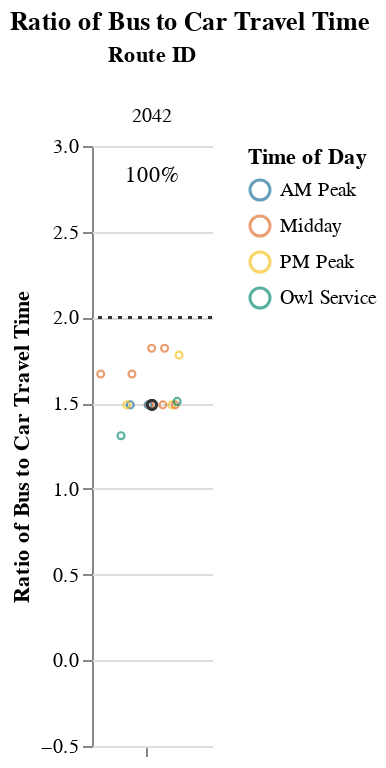
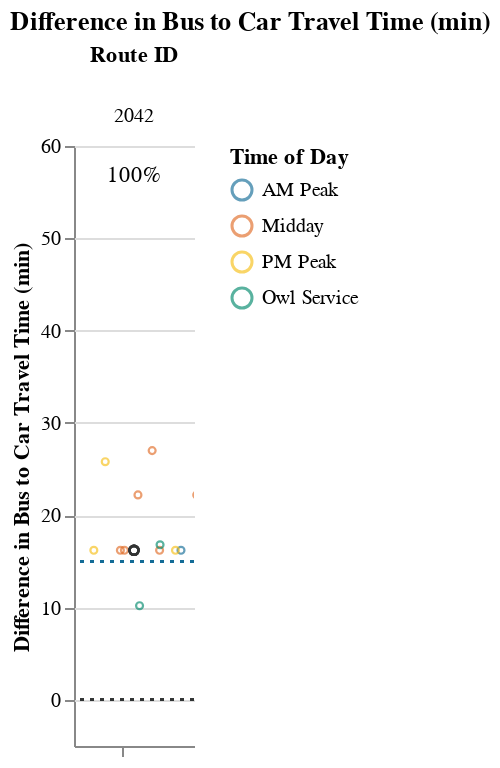

Notebook code cell kept with these figures, in order:
### Markdown cell above
## Viable Competitive Routes
### Short Routes (< 1 hr)

### Code cell
# Allow for possibility that operator doesn't have routes that fall into certain route_groups
# But, jupyterbook will not like markdown with f-string
# separate out route_group and put in each cell, and use try/except + if to display...
# but all 3 route groups must be displayed. just add sentence about why no routes were returned at the end
route_group = "short"
try:
    subset_routes, mult, diff  = setup_charts(df, PCT_COMPETITIVE_THRESHOLD, route_group)
    
    if len(subset_routes) > 0:
        display(
            Markdown(
                f"{CAPTIONS_DICT[route_group]}"
                "Within each route group, routes are sorted in descending order "
                "by % competitive trips and # trips below the additional time cut-off."
            )
        )

        display(mult)
        display(diff)
except:
    print("No routes meet this criteria.")

### Figure 1 — Vega-Lite specification as saved in the notebook (floating-point values rounded to 4 significant figures)
{"config": {"view": {"continuousWidth": 400, "continuousHeight": 300, "stroke": null}, "facet": {"spacing": 0}}, "data": {"name": "data-91b117118679dae3268d3cad8e5c0484"}, "facet": {"column": {"field": "route_id", "sort": ["2042"], "title": "Route ID", "type": "nominal"}}, "spec": {"layer": [{"mark": {"type": "point", "opacity": 0.65, "size": 12, "strokeWidth": 1.1}, "encoding": {"color": {"field": "time_of_day", "scale": {"range": ["#136C97", "#E16B26", "#F6BF16", "#00896B", "#7790A3", "#5B559C"]}, "sort": ["AM Peak", "Midday", "PM Peak", "Owl Service"], "title": "Time of Day", "type": "nominal"}, "tooltip": [{"field": "route_id", "type": "nominal"}, {"field": "trip_id", "type": "nominal"}, {"field": "service_hours", "type": "quantitative"}, {"field": "car_duration_hours", "type": "quantitative"}, {"field": "bus_multiplier", "type": "quantitative"}, {"field": "bus_difference", "type": "quantitative"}, {"field": "num_trips", "type": "quantitative"}, {"field": "num_competitive", "type": "quantitative"}, {"field": "pct_trips_competitive", "type": "quantitative"}, {"field": "p25", "type": "quantitative"}, {"field": "p50", "type": "quantitative"}, {"field": "p75", "type": "quantitative"}], "x": {"axis": {"grid": false, "labels": false, "ticks": true, "values": [0]}, "field": "jitter", "scale": {}, "title": null, "type": "quantitative"}, "y": {"field": "bus_multiplier", "scale": {"domain": [-0.25, 2.8]}, "title": "Ratio of Bus to Car Travel Time", "type": "quantitative"}}, "selection": {"selector001": {"type": "interval", "bind": "scales", "encodings": ["x", "y"]}}, "transform": [{"calculate": "sqrt(-2*log(random()))*cos(2*PI*random())", "as": "jitter"}], "width": 60}, {"layer": [{"mark": {"type": "point", "opacity": 0.6, "size": 20, "strokeWidth": 1.3}, "encoding": {"color": {"value": "#323434"}, "y": {"field": "bus_multiplier", "type": "quantitative"}}, "transform": [{"filter": "(datum.p50_trip === 1)"}]}, {"mark": {"type": "rule", "strokeDash": [2, 3]}, "encoding": {"color": {"value": "#323434"}, "y": {"field": "cutoff", "type": "quantitative"}}}, {"mark": {"type": "text", "align": "center", "baseline": "middle"}, "encoding": {"color": {"value": "black"}, "text": {"field": "pct_trips_competitive", "format": ".0%", "type": "quantitative"}, "tooltip": [{"field": "route_id", "type": "nominal"}, {"field": "trip_id", "type": "nominal"}, {"field": "service_hours", "type": "quantitative"}, {"field": "car_duration_hours", "type": "quantitative"}, {"field": "bus_multiplier", "type": "quantitative"}, {"field": "bus_difference", "type": "quantitative"}, {"field": "num_trips", "type": "quantitative"}, {"field": "num_competitive", "type": "quantitative"}, {"field": "pct_trips_competitive", "type": "quantitative"}, {"field": "p25", "type": "quantitative"}, {"field": "p50", "type": "quantitative"}, {"field": "p75", "type": "quantitative"}], "x": {"value": 30}, "y": {"value": 15}}, "transform": [{"calculate": "sqrt(-2*log(random()))*cos(2*PI*random())", "as": "jitter"}, {"filter": "(datum.fastest_trip === 1)"}]}]}]}, "resolve": {"scale": {"y": "shared"}}, "title": "Ratio of Bus to Car Travel Time", "$schema": "https://vega.github.io/schema/vega-lite/v4.17.0.json", "datasets": {"data-91b117118679dae3268d3cad8e5c0484": [{"calitp_itp_id": 159, "trip_key": 6494662133026071208, "trip_id": "t_1547207_b_25985_tn_0", "shape_id": "p_4695", "route_id": "2042", "service_hours": 0.72, "trip_first_departure_ts": 21600, "trip_last_arrival_ts": 24180, "departure_hour": 6, "time_of_day": "Owl Service", "p25": 0.82, "p50": 0.82, "p75": 0.92, "p50_trip": 0, "fastest_trip": 1, "car_duration_hours": 0.55, "competitive_route": 1, "bus_multiplier": 1.31, "bus_difference": 10.2, "num_trips": 14, "num_competitive": 14, "pct_trips_competitive": 1.0, "bus_difference_spread": 16.8, "route_group": "short", "max_trip_hrs": 1.0, "max_trip_route_group": 1.0, "name": "Lake Transit Authority", "caltrans_district": "01 - Eureka", "drmt_organization_name": "['reck7ddrpXSeA0mH0']", "cutoff2": 15.0, "cutoff": 2}, {"calitp_itp_id": 159, "trip_key": -2495627823400254138, "trip_id": "t_1057379_b_25985_tn_0", "shape_id": "p_4696", "route_id": "2042", "service_hours": 0.82, "trip_first_departure_ts": 32400, "trip_last_arrival_ts": 35340, "departure_hour": 9, "time_of_day": "AM Peak", "p25": 0.82, "p50": 0.82, "p75": 0.92, "p50_trip": 1, "fastest_trip": 0, "car_duration_hours": 0.55, "competitive_route": 1, "bus_multiplier": 1.49, "bus_difference": 16.2, "num_trips": 14, "num_competitive": 14, "pct_trips_competitive": 1.0, "bus_difference_spread": 16.8, "route_group": "short", "max_trip_hrs": 1.0, "max_trip_route_group": 1.0, "name": "Lake Transit Authority", "caltrans_district": "01 - Eureka", "drmt_organization_name": "['reck7ddrpXSeA0mH0']", "cutoff2": 15.0, "cutoff": 2}, {"calitp_itp_id": 159, "trip_key": 6672467146987189394, "trip_id": "t_1547210_b_25985_tn_0", "shape_id": "p_4685", "route_id": "2042", "service_hours": 0.82, "trip_first_departure_ts": 66600, "trip_last_arrival_ts": 69540, "departure_hour": 18, "time_of_day": "PM Peak", "p25": 0.82, "p50": 0.82, "p75": 0.92, "p50_trip": 1, "fastest_trip": 0, "car_duration_hours": 0.55, "competitive_route": 1, "bus_multiplier": 1.49, "bus_difference": 16.2, "num_trips": 14, "num_competitive": 14, "pct_trips_competitive": 1.0, "bus_difference_spread": 16.8, "route_group": "short", "max_trip_hrs": 1.0, "max_trip_route_group": 1.0, "name": "Lake Transit Authority", "caltrans_district": "01 - Eureka", "drmt_organization_name": "['reck7ddrpXSeA0mH0']", "cutoff2": 15.0, "cutoff": 2}, {"calitp_itp_id": 159, "trip_key": 4262090264244909449, "trip_id": "t_1057322_b_25985_tn_0", "shape_id": "p_4696", "route_id": "2042", "service_hours": 0.82, "trip_first_departure_ts": 39600, "trip_last_arrival_ts": 42540, "departure_hour": 11, "time_of_day": "Midday", "p25": 0.82, "p50": 0.82, "p75": 0.92, "p50_trip": 1, "fastest_trip": 0, "car_duration_hours": 0.55, "competitive_route": 1, "bus_multiplier": 1.49, "bus_difference": 16.2, "num_trips": 14, "num_competitive": 14, "pct_trips_competitive": 1.0, "bus_difference_spread": 16.8, "route_group": "short", "max_trip_hrs": 1.0, "max_trip_route_group": 1.0, "name": "Lake Transit Authority", "caltrans_district": "01 - Eureka", "drmt_organization_name": "['reck7ddrpXSeA0mH0']", "cutoff2": 15.0, "cutoff": 2}, {"calitp_itp_id": 159, "trip_key": 5811904466090434083, "trip_id": "t_1057309_b_25985_tn_0", "shape_id": "p_4696", "route_id": "2042", "service_hours": 0.82, "trip_first_departure_ts": 25200, "trip_last_arrival_ts": 28140, "departure_hour": 7, "time_of_day": "AM Peak", "p25": 0.82, "p50": 0.82, "p75": 0.92, "p50_trip": 1, "fastest_trip": 0, "car_duration_hours": 0.55, "competitive_route": 1, "bus_multiplier": 1.49, "bus_difference": 16.2, "num_trips": 14, "num_competitive": 14, "pct_trips_competitive": 1.0, "bus_difference_spread": 16.8, "route_group": "short", "max_trip_hrs": 1.0, "max_trip_route_group": 1.0, "name": "Lake Transit Authority", "caltrans_district": "01 - Eureka", "drmt_organization_name": "['reck7ddrpXSeA0mH0']", "cutoff2": 15.0, "cutoff": 2}, {"calitp_itp_id": 159, "trip_key": 7583329211563474538, "trip_id": "t_1547208_b_25985_tn_0", "shape_id": "p_4696", "route_id": "2042", "service_hours": 0.82, "trip_first_departure_ts": 50400, "trip_last_arrival_ts": 53340, "departure_hour": 14, "time_of_day": "Midday", "p25": 0.82, "p50": 0.82, "p75": 0.92, "p50_trip": 1, "fastest_trip": 0, "car_duration_hours": 0.55, "competitive_route": 1, "bus_multiplier": 1.49, "bus_difference": 16.2, "num_trips": 14, "num_competitive": 14, "pct_trips_competitive": 1.0, "bus_difference_spread": 16.8, "route_group": "short", "max_trip_hrs": 1.0, "max_trip_route_group": 1.0, "name": "Lake Transit Authority", "caltrans_district": "01 - Eureka", "drmt_organization_name": "['reck7ddrpXSeA0mH0']", "cutoff2": 15.0, "cutoff": 2}, {"calitp_itp_id": 159, "trip_key": 7029503141809018244, "trip_id": "t_1439235_b_25985_tn_0", "shape_id": "p_4696", "route_id": "2042", "service_hours": 0.82, "trip_first_departure_ts": 61200, "trip_last_arrival_ts": 64140, "departure_hour": 17, "time_of_day": "PM Peak", "p25": 0.82, "p50": 0.82, "p75": 0.92, "p50_trip": 1, "fastest_trip": 0, "car_duration_hours": 0.55, "competitive_route": 1, "bus_multiplier": 1.49, "bus_difference": 16.2, "num_trips": 14, "num_competitive": 14, "pct_trips_competitive": 1.0, "bus_difference_spread": 16.8, "route_group": "short", "max_trip_hrs": 1.0, "max_trip_route_group": 1.0, "name": "Lake Transit Authority", "caltrans_district": "01 - Eureka", "drmt_organization_name": "['reck7ddrpXSeA0mH0']", "cutoff2": 15.0, "cutoff": 2}, {"calitp_itp_id": 159, "trip_key": -549099797111008701, "trip_id": "t_1057323_b_25985_tn_0", "shape_id": "p_4696", "route_id": "2042", "service_hours": 0.82, "trip_first_departure_ts": 46800, "trip_last_arrival_ts": 49740, "departure_hour": 13, "time_of_day": "Midday", "p25": 0.82, "p50": 0.82, "p75": 0.92, "p50_trip": 1, "fastest_trip": 0, "car_duration_hours": 0.55, "competitive_route": 1, "bus_multiplier": 1.49, "bus_difference": 16.2, "num_trips": 14, "num_competitive": 14, "pct_trips_competitive": 1.0, "bus_difference_spread": 16.8, "route_group": "short", "max_trip_hrs": 1.0, "max_trip_route_group": 1.0, "name": "Lake Transit Authority", "caltrans_district": "01 - Eureka", "drmt_organization_name": "['reck7ddrpXSeA0mH0']", "cutoff2": 15.0, "cutoff": 2}, {"calitp_itp_id": 159, "trip_key": 4215259262523491246, "trip_id": "t_1547209_b_25985_tn_0", "shape_id": "p_4684", "route_id": "2042", "service_hours": 0.83, "trip_first_departure_ts": 24300, "trip_last_arrival_ts": 27300, "departure_hour": 6, "time_of_day": "Owl Service", "p25": 0.82, "p50": 0.82, "p75": 0.92, "p50_trip": 0, "fastest_trip": 0, "car_duration_hours": 0.55, "competitive_route": 1, "bus_multiplier": 1.51, "bus_difference": 16.8, "num_trips": 14, "num_competitive": 14, "pct_trips_competitive": 1.0, "bus_difference_spread": 16.8, "route_group": "short", "max_trip_hrs": 1.0, "max_trip_route_group": 1.0, "name": "Lake Transit Authority", "caltrans_district": "01 - Eureka", "drmt_organization_name": "['reck7ddrpXSeA0mH0']", "cutoff2": 15.0, "cutoff": 2}, {"calitp_itp_id": 159, "trip_key": 1503952459718726654, "trip_id": "t_1057308_b_25985_tn_0", "shape_id": "p_4684", "route_id": "2042", "service_hours": 0.92, "trip_first_departure_ts": 39600, "trip_last_arrival_ts": 42900, "departure_hour": 11, "time_of_day": "Midday", "p25": 0.82, "p50": 0.82, "p75": 0.92, "p50_trip": 0, "fastest_trip": 0, "car_duration_hours": 0.55, "competitive_route": 1, "bus_multiplier": 1.67, "bus_difference": 22.2, "num_trips": 14, "num_competitive": 14, "pct_trips_competitive": 1.0, "bus_difference_spread": 16.8, "route_group": "short", "max_trip_hrs": 1.0, "max_trip_route_group": 1.0, "name": "Lake Transit Authority", "caltrans_district": "01 - Eureka", "drmt_organization_name": "['reck7ddrpXSeA0mH0']", "cutoff2": 15.0, "cutoff": 2}, {"calitp_itp_id": 159, "trip_key": 2670754769451722377, "trip_id": "t_1057277_b_25985_tn_0", "shape_id": "p_4684", "route_id": "2042", "service_hours": 0.92, "trip_first_departure_ts": 36000, "trip_last_arrival_ts": 39300, "departure_hour": 10, "time_of_day": "Midday", "p25": 0.82, "p50": 0.82, "p75": 0.92, "p50_trip": 0, "fastest_trip": 0, "car_duration_hours": 0.55, "competitive_route": 1, "bus_multiplier": 1.67, "bus_difference": 22.2, "num_trips": 14, "num_competitive": 14, "pct_trips_competitive": 1.0, "bus_difference_spread": 16.8, "route_group": "short", "max_trip_hrs": 1.0, "max_trip_route_group": 1.0, "name": "Lake Transit Authority", "caltrans_district": "01 - Eureka", "drmt_organization_name": "['reck7ddrpXSeA0mH0']", "cutoff2": 15.0, "cutoff": 2}, {"calitp_itp_id": 159, "trip_key": 4073523601861258746, "trip_id": "t_1063564_b_25985_tn_0", "shape_id": "p_4684", "route_id": "2042", "service_hours": 0.98, "trip_first_departure_ts": 64800, "trip_last_arrival_ts": 68340, "departure_hour": 18, "time_of_day": "PM Peak", "p25": 0.82, "p50": 0.82, "p75": 0.92, "p50_trip": 0, "fastest_trip": 0, "car_duration_hours": 0.55, "competitive_route": 1, "bus_multiplier": 1.78, "bus_difference": 25.8, "num_trips": 14, "num_competitive": 14, "pct_trips_competitive": 1.0, "bus_difference_spread": 16.8, "route_group": "short", "max_trip_hrs": 1.0, "max_trip_route_group": 1.0, "name": "Lake Transit Authority", "caltrans_district": "01 - Eureka", "drmt_organization_name": "['reck7ddrpXSeA0mH0']", "cutoff2": 15.0, "cutoff": 2}, {"calitp_itp_id": 159, "trip_key": 6345662052778926459, "trip_id": "t_1439236_b_25985_tn_0", "shape_id": "p_4684", "route_id": "2042", "service_hours": 1.0, "trip_first_departure_ts": 51000, "trip_last_arrival_ts": 54600, "departure_hour": 14, "time_of_day": "Midday", "p25": 0.82, "p50": 0.82, "p75": 0.92, "p50_trip": 0, "fastest_trip": 0, "car_duration_hours": 0.55, "competitive_route": 1, "bus_multiplier": 1.82, "bus_difference": 27.0, "num_trips": 14, "num_competitive": 14, "pct_trips_competitive": 1.0, "bus_difference_spread": 16.8, "route_group": "short", "max_trip_hrs": 1.0, "max_trip_route_group": 1.0, "name": "Lake Transit Authority", "caltrans_district": "01 - Eureka", "drmt_organization_name": "['reck7ddrpXSeA0mH0']", "cutoff2": 15.0, "cutoff": 2}, {"calitp_itp_id": 159, "trip_key": -8876945536004734190, "trip_id": "t_1057276_b_25985_tn_0", "shape_id": "p_4684", "route_id": "2042", "service_hours": 1.0, "trip_first_departure_ts": 55800, "trip_last_arrival_ts": 59400, "departure_hour": 15, "time_of_day": "Midday", "p25": 0.82, "p50": 0.82, "p75": 0.92, "p50_trip": 0, "fastest_trip": 0, "car_duration_hours": 0.55, "competitive_route": 1, "bus_multiplier": 1.82, "bus_difference": 27.0, "num_trips": 14, "num_competitive": 14, "pct_trips_competitive": 1.0, "bus_difference_spread": 16.8, "route_group": "short", "max_trip_hrs": 1.0, "max_trip_route_group": 1.0, "name": "Lake Transit Authority", "caltrans_district": "01 - Eureka", "drmt_organization_name": "['reck7ddrpXSeA0mH0']", "cutoff2": 15.0, "cutoff": 2}]}}

### Figure 2 — Vega-Lite specification as saved in the notebook (floating-point values rounded to 4 significant figures)
{"config": {"view": {"continuousWidth": 400, "continuousHeight": 300, "stroke": null}, "facet": {"spacing": 0}}, "data": {"name": "data-a018dbaef9d76991c4b0250ad0812aa1"}, "facet": {"column": {"field": "route_id", "sort": ["2042"], "title": "Route ID", "type": "nominal"}}, "spec": {"layer": [{"mark": {"type": "point", "opacity": 0.65, "size": 12, "strokeWidth": 1.1}, "encoding": {"color": {"field": "time_of_day", "scale": {"range": ["#136C97", "#E16B26", "#F6BF16", "#00896B", "#7790A3", "#5B559C"]}, "sort": ["AM Peak", "Midday", "PM Peak", "Owl Service"], "title": "Time of Day", "type": "nominal"}, "tooltip": [{"field": "route_id", "type": "nominal"}, {"field": "trip_id", "type": "nominal"}, {"field": "service_hours", "type": "quantitative"}, {"field": "car_duration_hours", "type": "quantitative"}, {"field": "bus_multiplier", "type": "quantitative"}, {"field": "bus_difference", "type": "quantitative"}, {"field": "num_trips", "type": "quantitative"}, {"field": "num_competitive", "type": "quantitative"}, {"field": "pct_trips_competitive", "type": "quantitative"}, {"field": "p25", "type": "quantitative"}, {"field": "p50", "type": "quantitative"}, {"field": "p75", "type": "quantitative"}], "x": {"axis": {"grid": false, "labels": false, "ticks": true, "values": [0]}, "field": "jitter", "scale": {}, "title": null, "type": "quantitative"}, "y": {"field": "bus_difference", "scale": {"domain": [-5, 55.2]}, "title": "Difference in Bus to Car Travel Time (min)", "type": "quantitative"}}, "selection": {"selector002": {"type": "interval", "bind": "scales", "encodings": ["x", "y"]}}, "transform": [{"calculate": "sqrt(-2*log(random()))*cos(2*PI*random())", "as": "jitter"}], "width": 60}, {"layer": [{"mark": {"type": "point", "opacity": 0.6, "size": 20, "strokeWidth": 1.3}, "encoding": {"color": {"value": "#323434"}, "y": {"field": "bus_difference", "type": "quantitative"}}, "transform": [{"filter": "(datum.p50_trip === 1)"}]}, {"mark": {"type": "rule", "strokeDash": [2, 3]}, "encoding": {"color": {"value": "#323434"}, "y": {"field": "cutoff", "type": "quantitative"}}}, {"mark": {"type": "rule", "strokeDash": [2, 3]}, "encoding": {"color": {"value": "#136C97"}, "y": {"field": "cutoff2", "type": "quantitative"}}}, {"mark": {"type": "text", "align": "center", "baseline": "middle"}, "encoding": {"color": {"value": "black"}, "text": {"field": "pct_trips_competitive", "format": ".0%", "type": "quantitative"}, "tooltip": [{"field": "route_id", "type": "nominal"}, {"field": "trip_id", "type": "nominal"}, {"field": "service_hours", "type": "quantitative"}, {"field": "car_duration_hours", "type": "quantitative"}, {"field": "bus_multiplier", "type": "quantitative"}, {"field": "bus_difference", "type": "quantitative"}, {"field": "num_trips", "type": "quantitative"}, {"field": "num_competitive", "type": "quantitative"}, {"field": "pct_trips_competitive", "type": "quantitative"}, {"field": "p25", "type": "quantitative"}, {"field": "p50", "type": "quantitative"}, {"field": "p75", "type": "quantitative"}], "x": {"value": 30}, "y": {"value": 15}}, "transform": [{"calculate": "sqrt(-2*log(random()))*cos(2*PI*random())", "as": "jitter"}, {"filter": "(datum.fastest_trip === 1)"}]}]}]}, "resolve": {"scale": {"y": "shared"}}, "title": "Difference in Bus to Car Travel Time (min)", "$schema": "https://vega.github.io/schema/vega-lite/v4.17.0.json", "datasets": {"data-a018dbaef9d76991c4b0250ad0812aa1": [{"calitp_itp_id": 159, "trip_key": 6494662133026071208, "trip_id": "t_1547207_b_25985_tn_0", "shape_id": "p_4695", "route_id": "2042", "service_hours": 0.72, "trip_first_departure_ts": 21600, "trip_last_arrival_ts": 24180, "departure_hour": 6, "time_of_day": "Owl Service", "p25": 0.82, "p50": 0.82, "p75": 0.92, "p50_trip": 0, "fastest_trip": 1, "car_duration_hours": 0.55, "competitive_route": 1, "bus_multiplier": 1.31, "bus_difference": 10.2, "num_trips": 14, "num_competitive": 14, "pct_trips_competitive": 1.0, "bus_difference_spread": 16.8, "route_group": "short", "max_trip_hrs": 1.0, "max_trip_route_group": 1.0, "name": "Lake Transit Authority", "caltrans_district": "01 - Eureka", "drmt_organization_name": "['reck7ddrpXSeA0mH0']", "cutoff2": 15.0, "cutoff": 0}, {"calitp_itp_id": 159, "trip_key": -2495627823400254138, "trip_id": "t_1057379_b_25985_tn_0", "shape_id": "p_4696", "route_id": "2042", "service_hours": 0.82, "trip_first_departure_ts": 32400, "trip_last_arrival_ts": 35340, "departure_hour": 9, "time_of_day": "AM Peak", "p25": 0.82, "p50": 0.82, "p75": 0.92, "p50_trip": 1, "fastest_trip": 0, "car_duration_hours": 0.55, "competitive_route": 1, "bus_multiplier": 1.49, "bus_difference": 16.2, "num_trips": 14, "num_competitive": 14, "pct_trips_competitive": 1.0, "bus_difference_spread": 16.8, "route_group": "short", "max_trip_hrs": 1.0, "max_trip_route_group": 1.0, "name": "Lake Transit Authority", "caltrans_district": "01 - Eureka", "drmt_organization_name": "['reck7ddrpXSeA0mH0']", "cutoff2": 15.0, "cutoff": 0}, {"calitp_itp_id": 159, "trip_key": 6672467146987189394, "trip_id": "t_1547210_b_25985_tn_0", "shape_id": "p_4685", "route_id": "2042", "service_hours": 0.82, "trip_first_departure_ts": 66600, "trip_last_arrival_ts": 69540, "departure_hour": 18, "time_of_day": "PM Peak", "p25": 0.82, "p50": 0.82, "p75": 0.92, "p50_trip": 1, "fastest_trip": 0, "car_duration_hours": 0.55, "competitive_route": 1, "bus_multiplier": 1.49, "bus_difference": 16.2, "num_trips": 14, "num_competitive": 14, "pct_trips_competitive": 1.0, "bus_difference_spread": 16.8, "route_group": "short", "max_trip_hrs": 1.0, "max_trip_route_group": 1.0, "name": "Lake Transit Authority", "caltrans_district": "01 - Eureka", "drmt_organization_name": "['reck7ddrpXSeA0mH0']", "cutoff2": 15.0, "cutoff": 0}, {"calitp_itp_id": 159, "trip_key": 4262090264244909449, "trip_id": "t_1057322_b_25985_tn_0", "shape_id": "p_4696", "route_id": "2042", "service_hours": 0.82, "trip_first_departure_ts": 39600, "trip_last_arrival_ts": 42540, "departure_hour": 11, "time_of_day": "Midday", "p25": 0.82, "p50": 0.82, "p75": 0.92, "p50_trip": 1, "fastest_trip": 0, "car_duration_hours": 0.55, "competitive_route": 1, "bus_multiplier": 1.49, "bus_difference": 16.2, "num_trips": 14, "num_competitive": 14, "pct_trips_competitive": 1.0, "bus_difference_spread": 16.8, "route_group": "short", "max_trip_hrs": 1.0, "max_trip_route_group": 1.0, "name": "Lake Transit Authority", "caltrans_district": "01 - Eureka", "drmt_organization_name": "['reck7ddrpXSeA0mH0']", "cutoff2": 15.0, "cutoff": 0}, {"calitp_itp_id": 159, "trip_key": 5811904466090434083, "trip_id": "t_1057309_b_25985_tn_0", "shape_id": "p_4696", "route_id": "2042", "service_hours": 0.82, "trip_first_departure_ts": 25200, "trip_last_arrival_ts": 28140, "departure_hour": 7, "time_of_day": "AM Peak", "p25": 0.82, "p50": 0.82, "p75": 0.92, "p50_trip": 1, "fastest_trip": 0, "car_duration_hours": 0.55, "competitive_route": 1, "bus_multiplier": 1.49, "bus_difference": 16.2, "num_trips": 14, "num_competitive": 14, "pct_trips_competitive": 1.0, "bus_difference_spread": 16.8, "route_group": "short", "max_trip_hrs": 1.0, "max_trip_route_group": 1.0, "name": "Lake Transit Authority", "caltrans_district": "01 - Eureka", "drmt_organization_name": "['reck7ddrpXSeA0mH0']", "cutoff2": 15.0, "cutoff": 0}, {"calitp_itp_id": 159, "trip_key": 7583329211563474538, "trip_id": "t_1547208_b_25985_tn_0", "shape_id": "p_4696", "route_id": "2042", "service_hours": 0.82, "trip_first_departure_ts": 50400, "trip_last_arrival_ts": 53340, "departure_hour": 14, "time_of_day": "Midday", "p25": 0.82, "p50": 0.82, "p75": 0.92, "p50_trip": 1, "fastest_trip": 0, "car_duration_hours": 0.55, "competitive_route": 1, "bus_multiplier": 1.49, "bus_difference": 16.2, "num_trips": 14, "num_competitive": 14, "pct_trips_competitive": 1.0, "bus_difference_spread": 16.8, "route_group": "short", "max_trip_hrs": 1.0, "max_trip_route_group": 1.0, "name": "Lake Transit Authority", "caltrans_district": "01 - Eureka", "drmt_organization_name": "['reck7ddrpXSeA0mH0']", "cutoff2": 15.0, "cutoff": 0}, {"calitp_itp_id": 159, "trip_key": 7029503141809018244, "trip_id": "t_1439235_b_25985_tn_0", "shape_id": "p_4696", "route_id": "2042", "service_hours": 0.82, "trip_first_departure_ts": 61200, "trip_last_arrival_ts": 64140, "departure_hour": 17, "time_of_day": "PM Peak", "p25": 0.82, "p50": 0.82, "p75": 0.92, "p50_trip": 1, "fastest_trip": 0, "car_duration_hours": 0.55, "competitive_route": 1, "bus_multiplier": 1.49, "bus_difference": 16.2, "num_trips": 14, "num_competitive": 14, "pct_trips_competitive": 1.0, "bus_difference_spread": 16.8, "route_group": "short", "max_trip_hrs": 1.0, "max_trip_route_group": 1.0, "name": "Lake Transit Authority", "caltrans_district": "01 - Eureka", "drmt_organization_name": "['reck7ddrpXSeA0mH0']", "cutoff2": 15.0, "cutoff": 0}, {"calitp_itp_id": 159, "trip_key": -549099797111008701, "trip_id": "t_1057323_b_25985_tn_0", "shape_id": "p_4696", "route_id": "2042", "service_hours": 0.82, "trip_first_departure_ts": 46800, "trip_last_arrival_ts": 49740, "departure_hour": 13, "time_of_day": "Midday", "p25": 0.82, "p50": 0.82, "p75": 0.92, "p50_trip": 1, "fastest_trip": 0, "car_duration_hours": 0.55, "competitive_route": 1, "bus_multiplier": 1.49, "bus_difference": 16.2, "num_trips": 14, "num_competitive": 14, "pct_trips_competitive": 1.0, "bus_difference_spread": 16.8, "route_group": "short", "max_trip_hrs": 1.0, "max_trip_route_group": 1.0, "name": "Lake Transit Authority", "caltrans_district": "01 - Eureka", "drmt_organization_name": "['reck7ddrpXSeA0mH0']", "cutoff2": 15.0, "cutoff": 0}, {"calitp_itp_id": 159, "trip_key": 4215259262523491246, "trip_id": "t_1547209_b_25985_tn_0", "shape_id": "p_4684", "route_id": "2042", "service_hours": 0.83, "trip_first_departure_ts": 24300, "trip_last_arrival_ts": 27300, "departure_hour": 6, "time_of_day": "Owl Service", "p25": 0.82, "p50": 0.82, "p75": 0.92, "p50_trip": 0, "fastest_trip": 0, "car_duration_hours": 0.55, "competitive_route": 1, "bus_multiplier": 1.51, "bus_difference": 16.8, "num_trips": 14, "num_competitive": 14, "pct_trips_competitive": 1.0, "bus_difference_spread": 16.8, "route_group": "short", "max_trip_hrs": 1.0, "max_trip_route_group": 1.0, "name": "Lake Transit Authority", "caltrans_district": "01 - Eureka", "drmt_organization_name": "['reck7ddrpXSeA0mH0']", "cutoff2": 15.0, "cutoff": 0}, {"calitp_itp_id": 159, "trip_key": 1503952459718726654, "trip_id": "t_1057308_b_25985_tn_0", "shape_id": "p_4684", "route_id": "2042", "service_hours": 0.92, "trip_first_departure_ts": 39600, "trip_last_arrival_ts": 42900, "departure_hour": 11, "time_of_day": "Midday", "p25": 0.82, "p50": 0.82, "p75": 0.92, "p50_trip": 0, "fastest_trip": 0, "car_duration_hours": 0.55, "competitive_route": 1, "bus_multiplier": 1.67, "bus_difference": 22.2, "num_trips": 14, "num_competitive": 14, "pct_trips_competitive": 1.0, "bus_difference_spread": 16.8, "route_group": "short", "max_trip_hrs": 1.0, "max_trip_route_group": 1.0, "name": "Lake Transit Authority", "caltrans_district": "01 - Eureka", "drmt_organization_name": "['reck7ddrpXSeA0mH0']", "cutoff2": 15.0, "cutoff": 0}, {"calitp_itp_id": 159, "trip_key": 2670754769451722377, "trip_id": "t_1057277_b_25985_tn_0", "shape_id": "p_4684", "route_id": "2042", "service_hours": 0.92, "trip_first_departure_ts": 36000, "trip_last_arrival_ts": 39300, "departure_hour": 10, "time_of_day": "Midday", "p25": 0.82, "p50": 0.82, "p75": 0.92, "p50_trip": 0, "fastest_trip": 0, "car_duration_hours": 0.55, "competitive_route": 1, "bus_multiplier": 1.67, "bus_difference": 22.2, "num_trips": 14, "num_competitive": 14, "pct_trips_competitive": 1.0, "bus_difference_spread": 16.8, "route_group": "short", "max_trip_hrs": 1.0, "max_trip_route_group": 1.0, "name": "Lake Transit Authority", "caltrans_district": "01 - Eureka", "drmt_organization_name": "['reck7ddrpXSeA0mH0']", "cutoff2": 15.0, "cutoff": 0}, {"calitp_itp_id": 159, "trip_key": 4073523601861258746, "trip_id": "t_1063564_b_25985_tn_0", "shape_id": "p_4684", "route_id": "2042", "service_hours": 0.98, "trip_first_departure_ts": 64800, "trip_last_arrival_ts": 68340, "departure_hour": 18, "time_of_day": "PM Peak", "p25": 0.82, "p50": 0.82, "p75": 0.92, "p50_trip": 0, "fastest_trip": 0, "car_duration_hours": 0.55, "competitive_route": 1, "bus_multiplier": 1.78, "bus_difference": 25.8, "num_trips": 14, "num_competitive": 14, "pct_trips_competitive": 1.0, "bus_difference_spread": 16.8, "route_group": "short", "max_trip_hrs": 1.0, "max_trip_route_group": 1.0, "name": "Lake Transit Authority", "caltrans_district": "01 - Eureka", "drmt_organization_name": "['reck7ddrpXSeA0mH0']", "cutoff2": 15.0, "cutoff": 0}, {"calitp_itp_id": 159, "trip_key": 6345662052778926459, "trip_id": "t_1439236_b_25985_tn_0", "shape_id": "p_4684", "route_id": "2042", "service_hours": 1.0, "trip_first_departure_ts": 51000, "trip_last_arrival_ts": 54600, "departure_hour": 14, "time_of_day": "Midday", "p25": 0.82, "p50": 0.82, "p75": 0.92, "p50_trip": 0, "fastest_trip": 0, "car_duration_hours": 0.55, "competitive_route": 1, "bus_multiplier": 1.82, "bus_difference": 27.0, "num_trips": 14, "num_competitive": 14, "pct_trips_competitive": 1.0, "bus_difference_spread": 16.8, "route_group": "short", "max_trip_hrs": 1.0, "max_trip_route_group": 1.0, "name": "Lake Transit Authority", "caltrans_district": "01 - Eureka", "drmt_organization_name": "['reck7ddrpXSeA0mH0']", "cutoff2": 15.0, "cutoff": 0}, {"calitp_itp_id": 159, "trip_key": -8876945536004734190, "trip_id": "t_1057276_b_25985_tn_0", "shape_id": "p_4684", "route_id": "2042", "service_hours": 1.0, "trip_first_departure_ts": 55800, "trip_last_arrival_ts": 59400, "departure_hour": 15, "time_of_day": "Midday", "p25": 0.82, "p50": 0.82, "p75": 0.92, "p50_trip": 0, "fastest_trip": 0, "car_duration_hours": 0.55, "competitive_route": 1, "bus_multiplier": 1.82, "bus_difference": 27.0, "num_trips": 14, "num_competitive": 14, "pct_trips_competitive": 1.0, "bus_difference_spread": 16.8, "route_group": "short", "max_trip_hrs": 1.0, "max_trip_route_group": 1.0, "name": "Lake Transit Authority", "caltrans_district": "01 - Eureka", "drmt_organization_name": "['reck7ddrpXSeA0mH0']", "cutoff2": 15.0, "cutoff": 0}]}}
